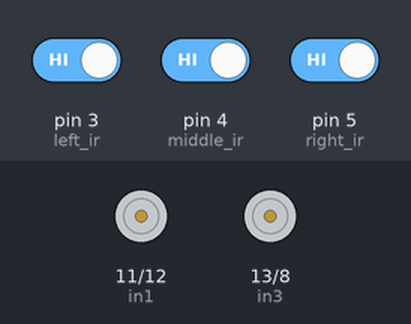
Bench run of a sketch on a simulated Arduino Uno, built with avr-gcc and run on an emulated ATmega328P. On the bench: motor-driver pin pairs drawn as motors (green arrow = first pin HIGH = forward, orange = second pin HIGH = backward, longer = more drive). The test bench sets the inputs (shaded band); at power-on: pin 3 (left_ir) HIGH, pin 4 (middle_ir) HIGH, pin 5 (right_ir) HIGH.

Above: at 3.2 s.
3.3 s: pin 3 (left_ir) driven LOW
At 4.2 s:
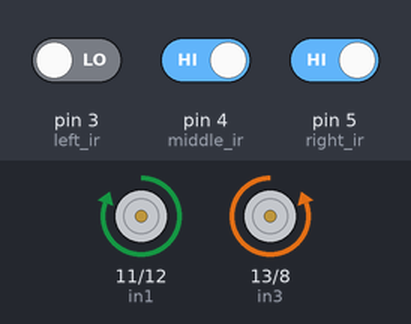
4.8 s: pin 3 (left_ir) driven HIGH
At 5.3 s:
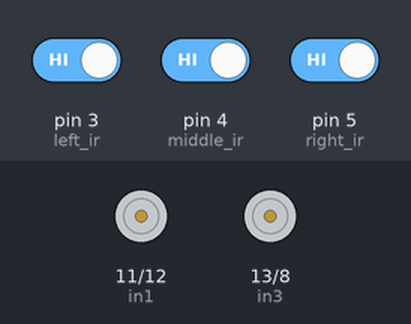
6.3 s: pin 4 (middle_ir) driven LOW
At 7.5 s:
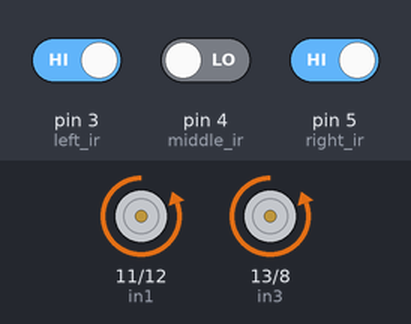
7.8 s: pin 5 (right_ir) driven LOW
At 8.8 s:
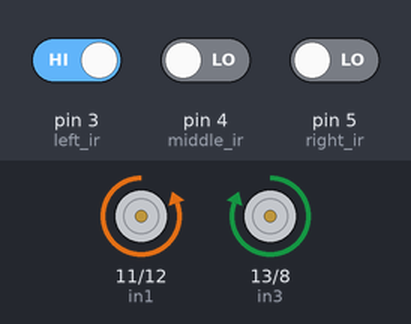
9.3 s: pin 5 (right_ir) driven HIGH
At 10.0 s:
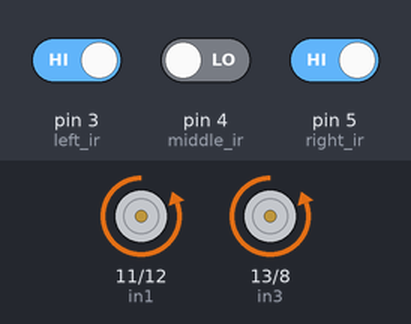
Timing chart, 0 to 11.8 s (numbered marks = the images above; inputs shaded):
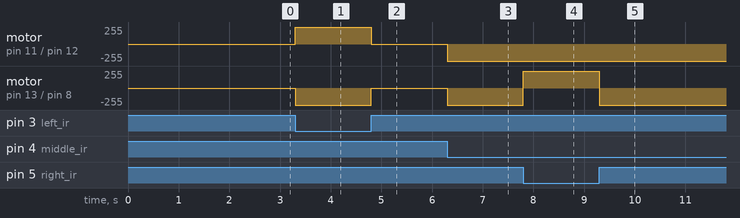

The sketch:

Test_code.ino
```cpp
// int enA = 10;
int in1 = 11;
int in2 = 12;

// int enB = 9;
int in3 = 13;
int in4 = 8;

int max_speed = 200;
int set_speed = 100;
int min_speed = 50;
int stop_speed = 0;
int left_ir = 3;
int middle_ir = 4;
int right_ir = 5;


void forward() {
  digitalWrite(in1, LOW);
  digitalWrite(in2, HIGH);
  digitalWrite(in3, LOW);
  digitalWrite(in4, HIGH);
}

void stop() {
  digitalWrite(in1, LOW);
  digitalWrite(in2, LOW);
  digitalWrite(in3, LOW);
  digitalWrite(in4, LOW);
}

void right() {
  digitalWrite(in1, HIGH);
  digitalWrite(in2, LOW);
  digitalWrite(in3, LOW);
  digitalWrite(in4, HIGH);
}

void left() {
  digitalWrite(in1, LOW);
  digitalWrite(in2, HIGH);
  digitalWrite(in3, HIGH);
  digitalWrite(in4, LOW);
}

void setup() {

  // Intialize pins
  pinMode(left_ir, INPUT);
  pinMode(middle_ir, INPUT);
  pinMode(right_ir, INPUT);
  // Set all the motor control pins to outputs
  // pinMode(enA, OUTPUT);
  // pinMode(enB, OUTPUT);
  pinMode(in1, OUTPUT);
  pinMode(in2, OUTPUT);
  pinMode(in3, OUTPUT);
  pinMode(in4, OUTPUT);

  // Turn off motors - Initial state
  stop();
  delay(2000);
}
void loop() {
  int original = pow(2, 0) * digitalRead(3) + pow(2, 1) * digitalRead(4) + pow(2, 2) * digitalRead(5);
  int read = 7 - original;

  if (read == 0) {
    stop();
  } else if (read == 1) {
    right();
  } else if (read == 2) {
    forward();
  } else if (read == 3) {
    right();
  } else if (read == 4) {
    left();
  } else if (read == 5) {
    stop();
  } else if (read == 6) {
    left();
  } else if (read == 7) {
    stop();
  }
}
```

Measured:
- after the input at 3.3 s, motor on pin 11 (in1) / pin 12 (in2): stopped → forward 255/255 at once; motor on pin 13 (in3) / pin 8 (in4): stopped → backward 255/255 at once
- after the input at 4.8 s, motor on pin 11 (in1) / pin 12 (in2): forward 255/255 → stopped at once; motor on pin 13 (in3) / pin 8 (in4): backward 255/255 → stopped at once
- after the input at 6.3 s, motor on pin 11 (in1) / pin 12 (in2), motor on pin 13 (in3) / pin 8 (in4): stopped → backward 255/255 at once
- after the input at 7.8 s, motor on pin 13 (in3) / pin 8 (in4): backward 255/255 → forward 255/255 at once
- after the input at 9.3 s, motor on pin 13 (in3) / pin 8 (in4): forward 255/255 → backward 255/255 at once
